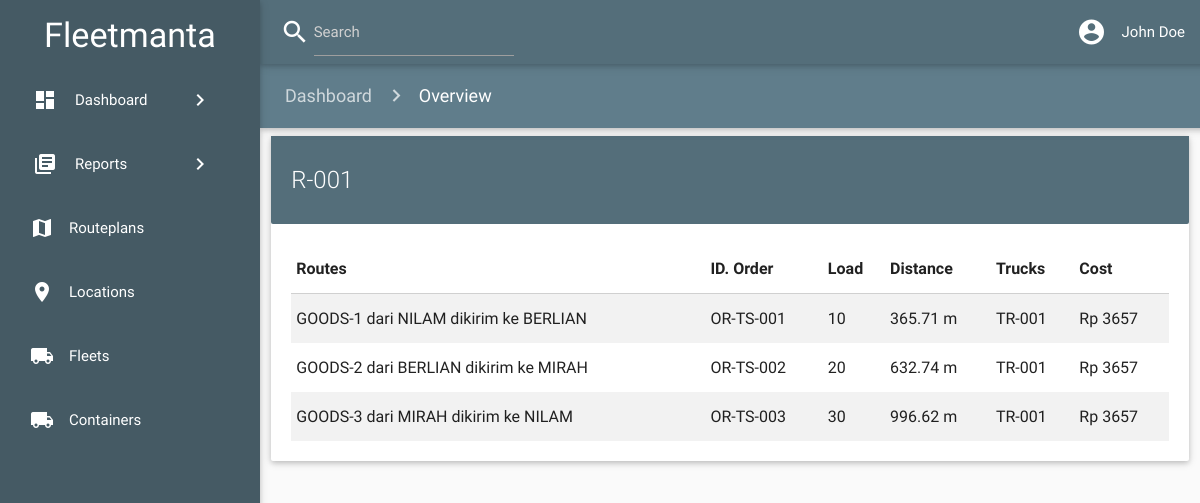
/reports_details.php?reportid=1, run on the app's committed database.
### tables this page shows
CREATE TABLE `orders` (
  `orderid` int(11) NOT NULL,
  `containers_containerid` int(11) NOT NULL,
  `quantity` int(11) NOT NULL,
  `trips_tripsid` int(11) DEFAULT NULL,
  `orilat` double DEFAULT NULL,
  `orilong` double DEFAULT NULL,
  `destlat` double DEFAULT NULL,
  `destlong` double DEFAULT NULL,
  `created_at` timestamp NOT NULL DEFAULT CURRENT_TIMESTAMP ON UPDATE CURRENT_TIMESTAMP,
  `flag` varchar(45) NOT NULL DEFAULT 'new'
);

CREATE TABLE `trips` (
  `idtrips` int(11) NOT NULL,
  `description` varchar(45) DEFAULT NULL
);

### Models/Settings/Conn.php (called while the page is built, shortened)
<?php
require dirname(__DIR__,2)."\Models\Database\Connect.php";
$conn = new Connect("localhost","root","","mydb");

### Functions/select_reports_details.php (called while the page is built)
<?php
$orders = new Query($conn, "
SELECT o.orderid, o.containers_containerid, o.quantity, t.description, ROUND(1000 * 111.1111 *
    DEGREES(ACOS(COS(RADIANS(o.orilat))
         * COS(RADIANS(o.destlat))
         * COS(RADIANS(o.orilong - o.destlong))
         + SIN(RADIANS(o.orilat))
         * SIN(RADIANS(o.destlat)))),2) AS distance_in_m FROM `reports_has_orders` r
join `orders` o on r.orders_ordersid = o.orderid
join `trips` t on o.trips_tripsid = t.idtrips
WHERE r.reports_reportsid={$reportid}");
$orders->exec("");

### Models/Database/Query.php (called while the page is built, shortened)
<?php
class Query{
    private $conn;
    private $query;
    public function __construct(Connect $conn, $query)
    {
        $this->conn = $conn;
        $this->query = $query;
    }
    public function __get($value)
    {
        return $this->$value;
    }
    public function exec($msg)
    {
        $result = $this->conn->conn->query($this->query);
    }
}

### Models/Database/Connect.php (called while the page is built, shortened)
<?php
class Connect{
    private $servername;
    private $username;
    private $password;
    private $dbname;
    public function __construct($servername, $username, $password, $dbname)
    {
        $this->servername = $servername;
        $this->username = $username;
        $this->password = $password;
        $this->dbname = $dbname;
    }
    public function __get($value)
    {
        return $this->$value;
    }
    public function connectToDB()
    {
        $this->conn = new mysqli($this->servername, $this->username, $this->password, $this->dbname);
    }
}

### reports_details.php (the view, shortened to what this page needs)
<?php
include('Functions/require.php');
$reportid = $_GET['reportid'];
include('includes/header.php');
?>
    <main>
        <div class="row">
            <div class="col s12">
                <div class="card">
                    <div class="card-content blue-grey darken-1">
                        <span class="card-title white-text">R-00<?php echo $reportid; ?></span>
                    </div>
                    <div class="card-content">
                        <table class="striped highlight">
                            <thead>
                                <tr>
                                    <th data-field="desc">Routes</th>
                                    <th data-field="idorder">ID. Order</th>
                                    <th data-field="qty">Load</th>
                                    <th data-field="dist">Distance</th>
                                    <th data-field="dist">Trucks</th>
                                    <th data-field="dist">Cost</th>
                                </tr>
                            </thead>
                            <tbody>
                                <?php
                                include('Functions/select_reports_details.php');
                                    foreach ($orders->array as $order) {
                                        echo "
                                        <tr>
                                            <td>{$order['description']}</td>
                                            <td>OR-TS-00{$order['orderid']}</td>
                                            <td>{$order['quantity']}</td>
                                            <td>{$order['distance_in_m']} m</td>
                                            <td>TR-001</td>
                                            <td>Rp 3657</td>
                                        </tr>
                                        ";
                                    }
                                ?>
                            </tbody>
                        </table>
                    </div>
                </div>
            </div>
        </div>
    </main>
</body>
</html>

### assets/css/style.css (style rules this page uses)
html,body { height: 100%; margin: 0; padding: 0; background-color: #FAFAFA; }
main { height: 100%; }
body { padding-bottom: 64px; }
@media only screen and (min-width: 959px) { header,main { padding-left: 260px; } }

### assets/css/style_fleet.css (style rules this page uses)
body { background-color: #FAFAFA; }

### data on the page
orders: trips_tripsid.description "GOODS-1 dari NILAM dikirim ke BERLIAN", orderid "1", quantity "10", distance_in_m "365.71"
orders: trips_tripsid.description "GOODS-2 dari BERLIAN dikirim ke MIRAH", orderid "2", quantity "20", distance_in_m "632.74"
orders: trips_tripsid.description "GOODS-3 dari MIRAH dikirim ke NILAM", orderid "3", quantity "30", distance_in_m "996.62"

### other printed values
$reportid "1"
